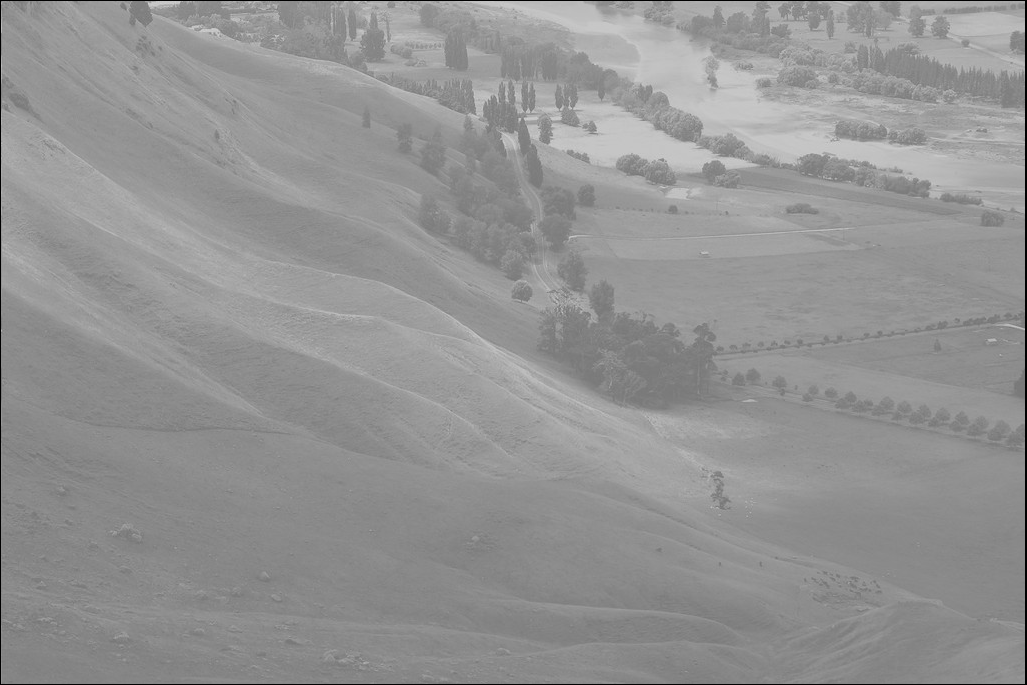
#> input picture Resources/constrast low.PNG, 1027 x 685 px
$ python 'contrast histogram.py'
#> lines starting #> are read from the running program, lines starting #| are printed output that depends on the picture
import numpy as np
import cv2 as cv
from matplotlib import pyplot as plt
img = cv.imread('Resources/constrast low.PNG',0)
#> img is the input picture: shape (685, 1027); min 0, max 208, mean 147.1
hist,bins = np.histogram(img.flatten(),256,[0,256])
#> hist = 256 values, max 28701 at index 137, min 0 at index 1, mean 2748; bins = 257 values from 0 to 256
cdf = hist.cumsum()
#> cdf = 256 values from 4103 to 703495
cdf_normalized = cdf * float(hist.max()) / cdf.max()
#> cdf_normalized = 256 values from 167.4 to 28701
plt.plot(cdf_normalized, color = 'b')
plt.hist(img.flatten(),256,[0,256], color = 'r')
plt.xlim([0,256])
plt.legend(('cdf','histogram'), loc = 'upper left')
plt.show()
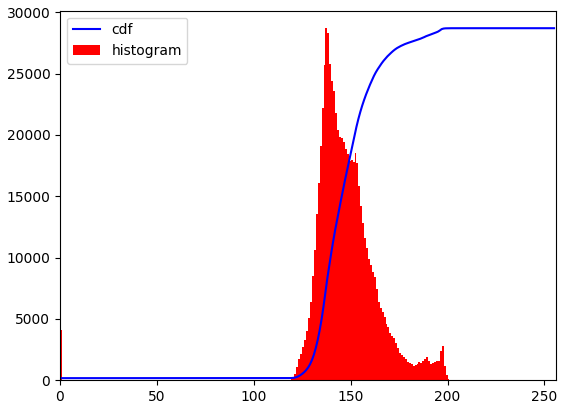
#> figure drawn by matplotlib, 1 panel; tallest bar 28701 high, from x = 137 to 138; curve peaks at x = 208, y = 28701
